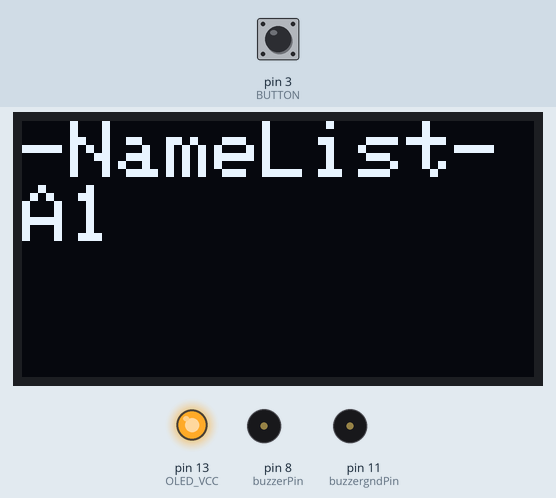
A sketch run on a simulated Arduino Uno, built with avr-gcc and run on an emulated ATmega328P. Parts: 128×64 one-colour display, output pins drawn as LEDs (lit = HIGH), buzzer (waves = sounding, pin HIGH). The test bench sets the inputs (shaded band); at power-on: pin 3 (BUTTON) HIGH. What the sketch prints to the serial monitor is not drawn.

Above: at 1.2 s.
1.3 s: pin 3 (BUTTON) pulled LOW for 0.15 s
At 2.3 s:
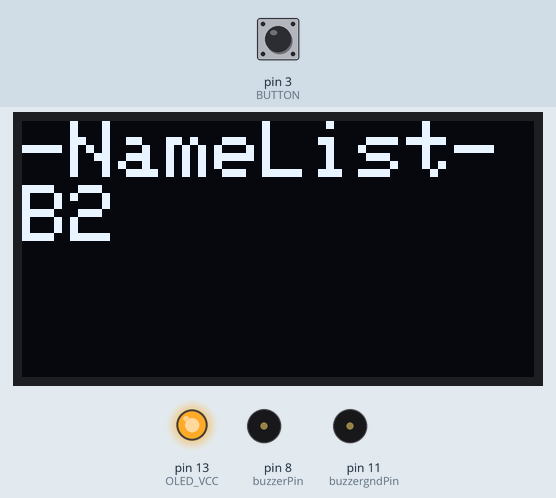
3.0 s: pin 3 (BUTTON) pulled LOW for 1 s
At 4.8 s:
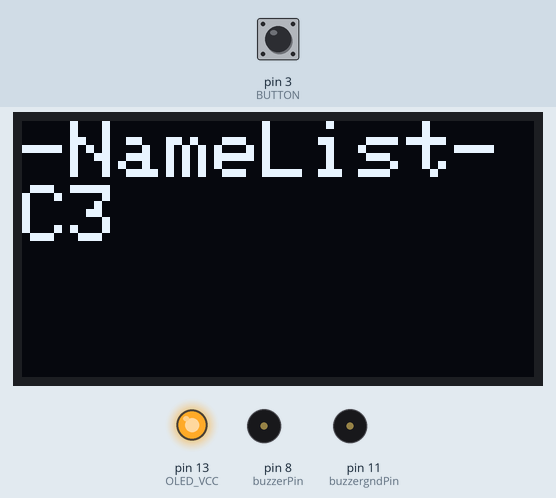
5.5 s: pin 3 (BUTTON) pulled LOW for 0.15 s
At 6.7 s:
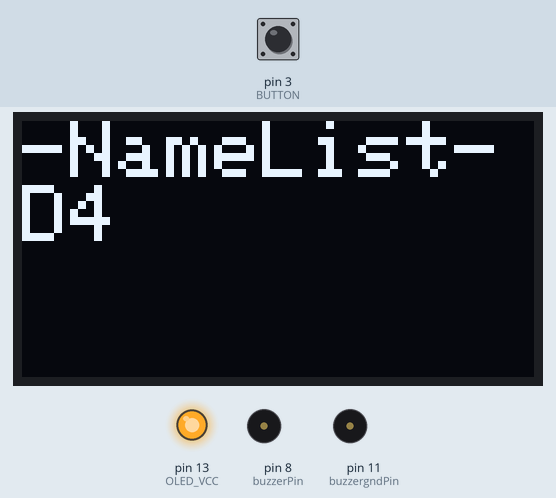
7.2 s: pin 3 (BUTTON) pulled LOW for 3.2 s
At 10.9 s:
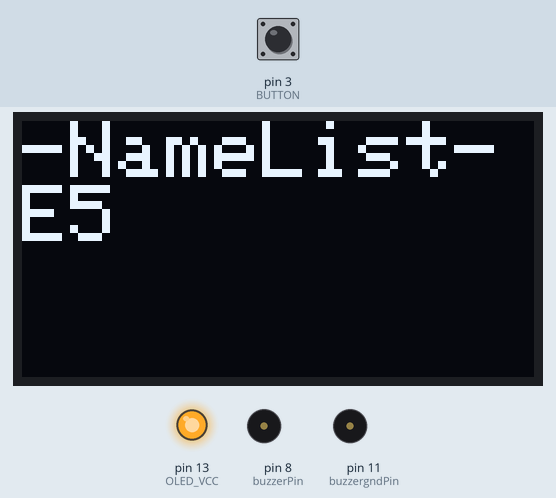
11.9 s: pin 3 (BUTTON) pulled LOW for 0.15 s
At 12.8 s:
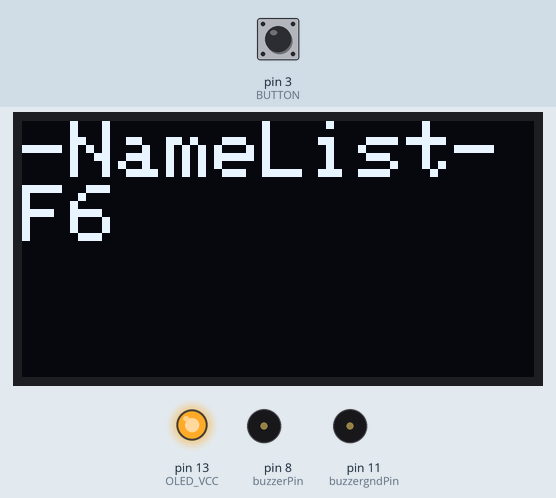
13.6 s: pin 3 (BUTTON) pulled LOW for 0.15 s
At 15.3 s:
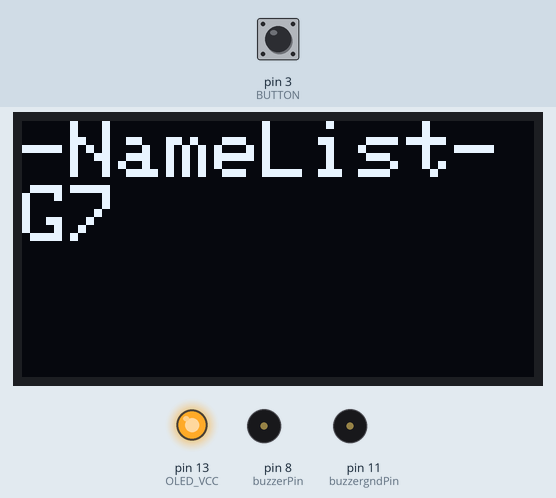
Timing chart, 0 to 32.0 s (numbered marks = the images above; inputs shaded):
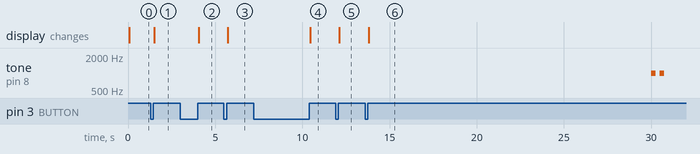

The sketch:

task3.ino
```cpp
#include <Wire.h>
#include <Adafruit_GFX.h>
#include <Adafruit_SSD1306.h>

// 值日表
char list[7][20] = {"A1", "B2", "C3", "D4", "E5", "F6", "G7"};

#define BUTTON 3     // 定义按键
#define BUTTON_GND 6 // 定义按键地端

volatile boolean debounceFlag = false; // 去抖标志位
volatile int i = 0;
volatile int flag = 1;
volatile unsigned long lastInterruptTime = 0;
void change()
{
  unsigned long currentInterruptTime = millis();
  // 检查上次中断以来是否已经过了足够的时间（例如 300 毫秒），以避免误触发
  if (currentInterruptTime - lastInterruptTime > 300)
  {
    debounceFlag = true;                      // 设置去抖标志位
    lastInterruptTime = currentInterruptTime; // 更新上次中断时间

    flag = 1;
    if (i >= 0 && i < 6)
    {
      i = i + 1;
    }
    else if (i == 6)
    {
      i = 0;
    }
  }
}

#define OLED_RESET 4
#define OLED_VCC 13

Adafruit_SSD1306 display(128, 64, &Wire, OLED_RESET);
#define oled_line1 0
#define oled_line2 16
#define oled_line3 32
#define oled_line4 48
void oled_showlist(int index)
{

  display.begin(SSD1306_SWITCHCAPVCC, 0x3C);
  display.setTextColor(WHITE); // 开像素点发光

  display.clearDisplay();           // 清屏
  display.setTextSize(2);           // 设置字体大小
  display.setCursor(0, oled_line1); // 设置显示位置
  display.println("-NameList-");
  display.setCursor(0, oled_line2); // 设置显示位置
  display.println(list[index]);
  display.display(); // 开显示
}

#define buzzerPin 8     // 蜂鸣器信号
#define buzzergndPin 11 // 蜂鸣器地端

void buzzer_ring1s()
{
  tone(buzzerPin, 1000); // 发出1000Hz的声音
  delay(250);            // 0.25秒
  noTone(buzzerPin);     // 停止发声
  delay(250);            // 0.25秒
  tone(buzzerPin, 1000); // 发出1000Hz的声音
  delay(250);            // 0.25秒
  noTone(buzzerPin);     // 停止发声
  delay(250);            // 0.25秒
}

void setup()
{
  Serial.begin(115200);

  pinMode(OLED_VCC, OUTPUT);
  digitalWrite(OLED_VCC, HIGH);

  pinMode(buzzergndPin, OUTPUT);
  digitalWrite(buzzergndPin, LOW);

  pinMode(BUTTON, INPUT_PULLUP);
  attachInterrupt(1, change, RISING); // 上升沿触发中断1，调用change函数
  pinMode(BUTTON_GND, OUTPUT);
  digitalWrite(BUTTON_GND, LOW);

  pinMode(buzzerPin, OUTPUT); // 设置蜂鸣器引脚为输出模式
}

// Loop and print the time every second.
void loop()
{
  if (flag == 1)
  {
    oled_showlist(i);
    flag = 0;
    debounceFlag = false; // 重置去抖标志位
  }

  // 蜂鸣器每隔30s报时喝水
  unsigned long buzzer_currenttime = millis(); //
  Serial.println(buzzer_currenttime);
  if (buzzer_currenttime % (1 * 30 * 1000) == 0)
  {
    buzzer_ring1s();
  }
}
```

Measured:
- after the input at 1.3 s, the display: changes after 0.21 s (image 1)
- after the input at 3.0 s, the display: changes after 1.1 s (image 2)
- after the input at 5.5 s, the display: changes after 0.21 s (image 3)
- after the input at 7.2 s, the display: changes after 3.3 s (image 4)
- after the input at 11.9 s, the display: changes after 0.21 s (image 5)
- after the input at 13.6 s, the display: changes after 0.21 s (image 6)
